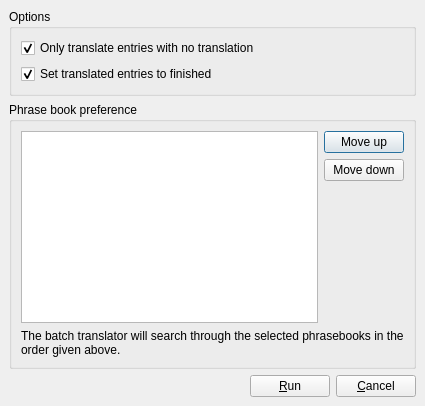
<ui version="4.0" >
 <author></author>
 <comment>*********************************************************************
**
** Copyright (C) 1992-2008 Trolltech ASA. All rights reserved.
**
** This file is part of the Qt Linguist of the Qt Toolkit.
**
** This file may be used under the terms of the GNU General Public
** License versions 2.0 or 3.0 as published by the Free Software
** Foundation and appearing in the files LICENSE.GPL2 and LICENSE.GPL3
** included in the packaging of this file.  Alternatively you may (at
** your option) use any later version of the GNU General Public
** License if such license has been publicly approved by Trolltech ASA
** (or its successors, if any) and the KDE Free Qt Foundation. In
** addition, as a special exception, Trolltech gives you certain
** additional rights. These rights are described in the Trolltech GPL
** Exception version 1.2, which can be found at
** http://www.trolltech.com/products/qt/gplexception/ and in the file
** GPL_EXCEPTION.txt in this package.
**
** Please review the following information to ensure GNU General
** Public Licensing requirements will be met:
** http://trolltech.com/products/qt/licenses/licensing/opensource/. If
** you are unsure which license is appropriate for your use, please
** review the following information:
** http://trolltech.com/products/qt/licenses/licensing/licensingoverview
** or contact the sales department at sales@trolltech.com.
**
** In addition, as a special exception, Trolltech, as the sole
** copyright holder for Qt Designer, grants users of the Qt/Eclipse
** Integration plug-in the right for the Qt/Eclipse Integration to
** link to functionality provided by Qt Designer and its related
** libraries.
**
** This file is provided "AS IS" with NO WARRANTY OF ANY KIND,
** INCLUDING THE WARRANTIES OF DESIGN, MERCHANTABILITY AND FITNESS FOR
** A PARTICULAR PURPOSE. Trolltech reserves all rights not expressly
** granted herein.
**
** This file is provided AS IS with NO WARRANTY OF ANY KIND, INCLUDING THE
** WARRANTY OF DESIGN, MERCHANTABILITY AND FITNESS FOR A PARTICULAR PURPOSE.
**
*********************************************************************</comment>
 <exportmacro></exportmacro>
 <class>databaseTranslationDialog</class>
 <widget class="QDialog" name="databaseTranslationDialog" >
  <property name="geometry" >
   <rect>
    <x>0</x>
    <y>0</y>
    <width>425</width>
    <height>370</height>
   </rect>
  </property>
  <property name="windowTitle" >
   <string>Qt Linguist - Batch Translation</string>
  </property>
  <layout class="QVBoxLayout" >
   <property name="margin" >
    <number>9</number>
   </property>
   <property name="spacing" >
    <number>6</number>
   </property>
   <item>
    <widget class="QGroupBox" name="groupBox" >
     <property name="sizePolicy" >
      <sizepolicy>
       <hsizetype>5</hsizetype>
       <vsizetype>4</vsizetype>
       <horstretch>0</horstretch>
       <verstretch>0</verstretch>
      </sizepolicy>
     </property>
     <property name="title" >
      <string>Options</string>
     </property>
     <layout class="QVBoxLayout" >
      <property name="margin" >
       <number>9</number>
      </property>
      <property name="spacing" >
       <number>6</number>
      </property>
      <item>
       <widget class="QCheckBox" name="ckOnlyUntranslated" >
        <property name="text" >
         <string>Only translate entries with no translation</string>
        </property>
        <property name="checked" >
         <bool>true</bool>
        </property>
       </widget>
      </item>
      <item>
       <widget class="QCheckBox" name="ckMarkFinished" >
        <property name="text" >
         <string>Set translated entries to finished</string>
        </property>
        <property name="checked" >
         <bool>true</bool>
        </property>
       </widget>
      </item>
     </layout>
    </widget>
   </item>
   <item>
    <widget class="QGroupBox" name="groupBox_2" >
     <property name="sizePolicy" >
      <sizepolicy>
       <hsizetype>5</hsizetype>
       <vsizetype>1</vsizetype>
       <horstretch>0</horstretch>
       <verstretch>0</verstretch>
      </sizepolicy>
     </property>
     <property name="title" >
      <string>Phrase book preference</string>
     </property>
     <layout class="QVBoxLayout" >
      <property name="margin" >
       <number>9</number>
      </property>
      <property name="spacing" >
       <number>6</number>
      </property>
      <item>
       <layout class="QHBoxLayout" >
        <property name="margin" >
         <number>0</number>
        </property>
        <property name="spacing" >
         <number>6</number>
        </property>
        <item>
         <widget class="QListView" name="phrasebookList" >
          <property name="uniformItemSizes" >
           <bool>true</bool>
          </property>
         </widget>
        </item>
        <item>
         <layout class="QVBoxLayout" >
          <property name="margin" >
           <number>0</number>
          </property>
          <property name="spacing" >
           <number>6</number>
          </property>
          <item>
           <widget class="QPushButton" name="moveUpButton" >
            <property name="text" >
             <string>Move up</string>
            </property>
           </widget>
          </item>
          <item>
           <widget class="QPushButton" name="moveDownButton" >
            <property name="text" >
             <string>Move down</string>
            </property>
           </widget>
          </item>
          <item>
           <spacer>
            <property name="orientation" >
             <enum>Qt::Vertical</enum>
            </property>
            <property name="sizeHint" >
             <size>
              <width>20</width>
              <height>40</height>
             </size>
            </property>
           </spacer>
          </item>
         </layout>
        </item>
       </layout>
      </item>
      <item>
       <widget class="QLabel" name="label" >
        <property name="text" >
         <string>The batch translator will search through the selected phrasebooks in the order given above.</string>
        </property>
        <property name="wordWrap" >
         <bool>true</bool>
        </property>
       </widget>
      </item>
     </layout>
    </widget>
   </item>
   <item>
    <layout class="QHBoxLayout" >
     <property name="margin" >
      <number>0</number>
     </property>
     <property name="spacing" >
      <number>6</number>
     </property>
     <item>
      <spacer>
       <property name="orientation" >
        <enum>Qt::Horizontal</enum>
       </property>
       <property name="sizeHint" >
        <size>
         <width>40</width>
         <height>20</height>
        </size>
       </property>
      </spacer>
     </item>
     <item>
      <widget class="QPushButton" name="runButton" >
       <property name="text" >
        <string>&amp;Run</string>
       </property>
      </widget>
     </item>
     <item>
      <widget class="QPushButton" name="cancelButton" >
       <property name="text" >
        <string>&amp;Cancel</string>
       </property>
      </widget>
     </item>
    </layout>
   </item>
  </layout>
 </widget>
 <pixmapfunction></pixmapfunction>
 <resources/>
 <connections/>
</ui>
